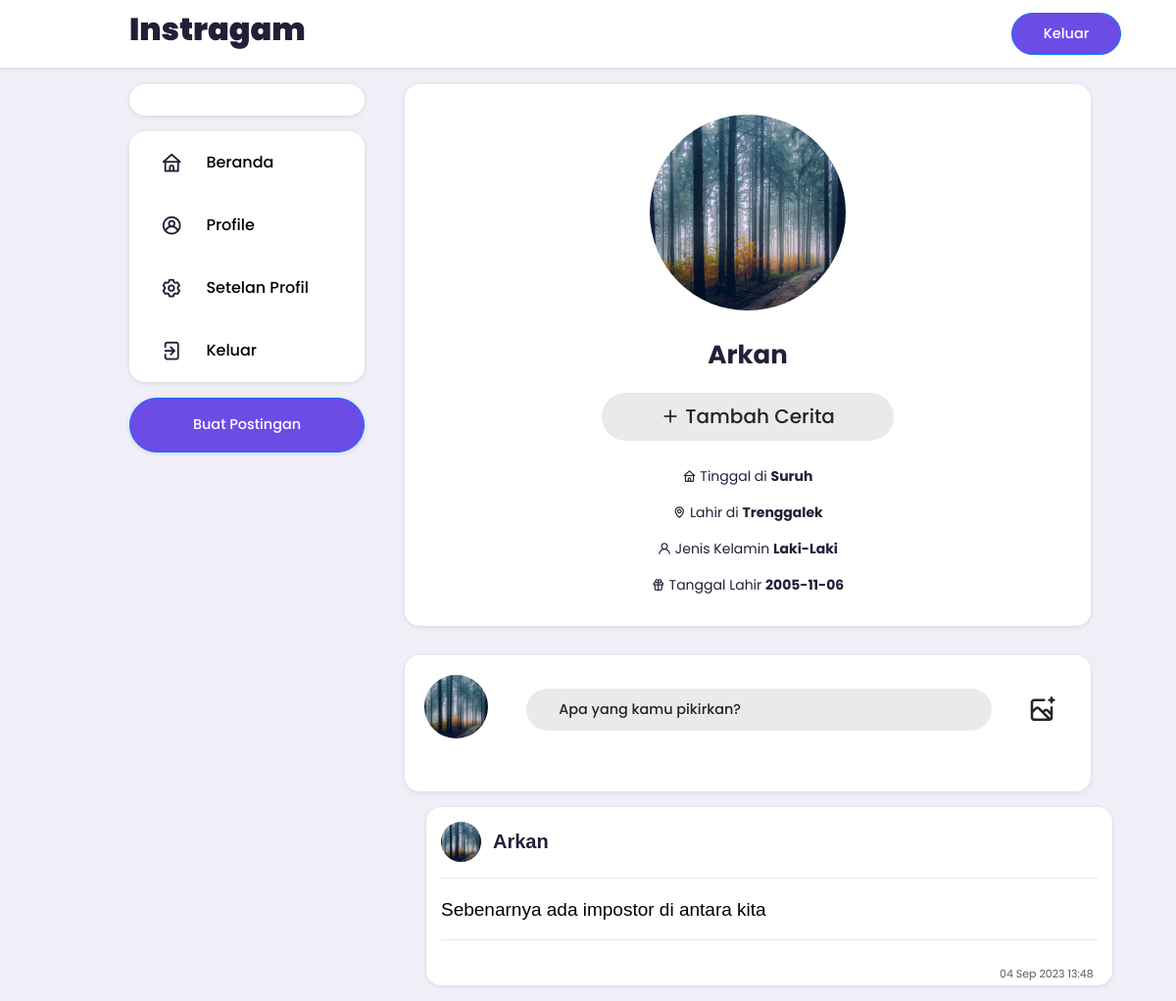
The page /profil1.php?id=68 (signed in) on the database its author committed.
### tables this page shows
CREATE TABLE `users` (
  `id` int(11) NOT NULL,
  `nama` varchar(255) NOT NULL,
  `email` varchar(255) NOT NULL,
  `password` varchar(255) NOT NULL,
  `gambar` varchar(255) NOT NULL,
  `unique_id` varchar(255) NOT NULL
);

CREATE TABLE `profil` (
  `id` int(11) NOT NULL,
  `tinggal` varchar(255) NOT NULL,
  `lahir` varchar(255) NOT NULL,
  `jk` enum('Laki-Laki','Perempuan','','') NOT NULL,
  `tanggal` date NOT NULL,
  `id_user` int(11) NOT NULL
);

CREATE TABLE `topik` (
  `id` int(11) NOT NULL,
  `deskripsi` text DEFAULT NULL,
  `tanggal` datetime NOT NULL,
  `id_user` int(11) NOT NULL,
  `gambar1` varchar(255) NOT NULL,
  `nama` varchar(255) NOT NULL,
  `unique_id_user` varchar(255) NOT NULL
);

### profil1.php (the view, shortened to what this page needs)
<!DOCTYPE html>
<html lang="en">
<head>
    <link rel="stylesheet" href="https://unicons.iconscout.com/release/v4.0.8/css/line.css">
    <link href='https://unpkg.com/boxicons@2.0.7/css/boxicons.min.css' rel='stylesheet'>
    <link href="https://cdn.jsdelivr.net/npm/bootstrap@5.3.0/dist/css/bootstrap.min.css" rel="stylesheet">
</head>
<body>
<nav>
  <div class="container">
      <h2 style="font-weight:1000;" class="log">
          Instragam
      </h2>
      <div class="create" >
          <a href="logout.php" class="btn btn-primary" for="create-post"style="margin-left:720px;">Keluar</a>
      </div>
  </div>
</nav>
<main>
  <div class="container">
    <div class="left">
      <a style="text-decoration:none;color:black;"class="profile">
      </a>
        <?php include 'indexadit.php';?>
        <label for="create-post" class="btn btn-primary"data-bs-toggle="modal" data-bs-target="#staticBackdrop1">Buat Postingan</label>
    </div>
        <?php
        $pdo = new PDO('mysql:host=localhost; dbname=pkl',"root","");
        $sql2 = "SELECT  gambar,nama FROM users WHERE id=:id";
        $query2 = $pdo->prepare($sql2);
        $query2->execute(array(
        'id' => $_GET['id']
        ));
        while($komentar = $query2->fetch()){
        ?>
      <div class="row mb-3">
        <div class="col-auto">
          <div class="col">
            <div style="padding-top:20px;margin-bottom:30px;padding-bottom:15px;"class="bg1">
              <center>
              <button type="button" style="border-color:white;"class="btn " data-bs-toggle="modal" data-bs-target="#staticBackdrop2">
              <img src="image/<?php echo $komentar['gambar']; ?>" style="width: 200px;border-radius:50%;"></a>
              </button>
                  <div class="row">
                    <div style="padding-top:15px;font-size:26px;" class="col fw-bold">
                      <?php echo htmlentities($komentar['nama']);?>
                    </div>
                  </div>
                                    <?php }?>
                                    <?php
        $pdo = new PDO('mysql:host=localhost; dbname=pkl',"root","");
        $sql2 = "SELECT * FROM profil WHERE id_user=:id";
        $query2 = $pdo->prepare($sql2);
        $query2->execute(array(
        'id' => $_GET['id']));
        while($komentar = $query2->fetch()){
        ?>
                    <?php if (($_SESSION['user']['id']) == ($_GET['id'])) {?>
                    <button type="button" style="margin-bottom:15px;width: 300px;font-size:20px;border-color:white;margin-top:18px;background-color:rgb(234, 234, 234);"class="btn " data-bs-toggle="modal" data-bs-target="#staticBackdrop">
                      <div  class="a uil uil-plus"> Tambah Cerita
                      </div>
                    </button><?php }else{
                      echo'';
                    }?>
                      <p class="uil uil-home"style="padding-top:10px;font-size:14px;"> Tinggal di <a style="font-weight:bold;"><?php echo $komentar['tinggal']; ?></a></p>
                      <p class="uil uil-map-marker"style="font-size:14px;"> Lahir di  <a style="font-weight:bold;"><?php echo $komentar['lahir']; ?></a></p>
                      <p class="uil uil-user"style="font-size:14px;"> Jenis Kelamin  <a style="font-weight:bold;"><?php echo $komentar['jk']; ?></a></p>
                      <p class="uil uil-gift"style="font-size:14px;"> Tanggal Lahir  <a style="font-weight:bold;"><?php echo $komentar['tanggal']; ?></a></p>
                      <?php }?>
              </center>
            </div><?php if (($_SESSION['user']['id']) == ($_GET['id'])) {?>
              <div style="padding-top:20px;"class="bg1">
                <?php
                $pdo = new PDO('mysql:host=localhost; dbname=pkl',"root","");
                $sql = "SELECT  gambar,nama FROM users WHERE id=:id";
                $query = $pdo->prepare($sql);
                $query->execute(array('id' => $_SESSION['user']['id']));
                $topik = $query->fetch();
                ?>
                  <button style="background-color:rgb(255, 255, 255);">
                    <img style=";width: 65px;border-radius:50%;20px;margin-left:20px;" src="image/<?php echo $topik['gambar']; ?>">
                  </button>
                    <button type="button" style="margin-left:35px;;margin-bottom:50px;padding-right:255px;background-color:rgb(234, 234, 234);"class="btn " data-bs-toggle="modal" data-bs-target="#staticBackdrop">
                      Apa yang kamu pikirkan?
                    </button>
                      <button style="margin-bottom:50px;" type="button" class="btn " data-bs-toggle="modal" data-bs-target="#staticBackdrop1">
                        <i style="font-size:30px;"class='uil uil-image-plus' ></i>
                      </button>
              </div>      <?php }else{
                      echo'';
                    }?>
          </div>
        </div>
      </div>
        <div class="row">
            <?php
            $pdo = new PDO('mysql:host=localhost; dbname=pkl',"root","");
            $sql2 = "SELECT topik.*, users.nama, users.gambar FROM topik
            INNER JOIN users ON topik.id_user=users.id WHERE users.id=:id ORDER BY tanggal DESC";
            $query2 = $pdo->prepare($sql2);
            $query2->execute(array(
            'id' => $_GET['id']
            ));
            while($komentar = $query2->fetch()){?>
              <figure >
                <div style="margin-left:303px;padding-left:15px;"class="bg1">
                  <blockguote class ="blockquote">
                    <div class="row" style="font-weight:bold; padding-top: 20px; font-family:arial; margin-bottom: 15px;">
                      <img src="image/<?php echo $komentar['gambar']; ?>" style="width: 65px;border-radius:50%;margin-top:-5px;">
                      <?php echo htmlentities($komentar['nama']);?><br>
                    </div><div style=";color: #a7a7a7;padding-right:15px;"><hr></div>
                      <a style="text-decoration:none; color:black;font-size:19px;font-family:arial;"<?php echo $komentar['id']?>><?php echo htmlentities($komentar['deskripsi']);?></a><br>
                        <div style=";color: #a7a7a7;padding-right:15px;"><hr>
                          <small class="text-muted" style="font-size:11px;margin-left:570px;margin-bottom:50px;"><?php echo date('d M Y H:i', strtotime($komentar['tanggal']));?></small>
                        </div>
                </div>
              </figure >
                                          <?php }?>
  </div>
</main>
</body>
</html>

### indexadit.php (shortened to what this page needs)
<!DOCTYPE html>
<html lang="en">
<head>
    <link rel="stylesheet" href="https://unicons.iconscout.com/release/v4.0.8/css/line.css">
</head>
<body>
<div class="sidebar">
    <a href="index.php" class="menu-item ">
        <span><i class="uil uil-home"></i></span> <h3 style="margin-top:7px;">Beranda</h3>
    </a>
    <a href="profil1.php?id=<?php echo $_SESSION['user']['id']; ?>" class="menu-item">
        <span><i class="uil uil-user-circle"></i></span> <h3 style="margin-top:7px;">Profile</h3>
    </a>
    <a href="profil.php" class="menu-item">
        <span><i class="uil uil-setting"></i></span> <h3 style="margin-top:7px;">Setelan Profil</h3>
    </a>
    <a href="logout.php" class="menu-item" id="notifikasi">
        <span><i class="uil uil-signout"><small class="notifikasi-count"></small></i></span> <h3 style="margin-top:7px;">Keluar</h3>
    </a>
</div>
</body>
</html>

### profil1.php (style rules this page uses)
.bg1 { padding-left:0; margin-left:9px; width: 700px; height: auto; border-radius: 15px; background-color: white; box-shadow: 0 1px 5px rgba(0,0,0,0.1); }

### indexadit.php (style rules this page uses)
:root { --color-white: hsl(252, 30%, 100%); --color-light: hsl(252, 30%, 95%); --color-gray: hsl(252, 15%, 65%); --color-primary: hsl(252, 75%, 60%); --color-secondary: hsl(252, 100%, 90%); --color-success: hsl(120, 95%, 65%); --color-danger: hsl(0, 95%, 65%); --color-dark: hsl(252, 30%, 17%); --color-black: hsl(252, 30%, 10%); --border-radius: 2rem; --card-border-radius: 1rem; --btn-padding: 0.6rem 2rem; --search-padding: 0.6rem 1rem; --card-padding: 1rem; --sticky-top-left: 5.4rem; --sticky-top-right: -18rem; }
*, *::before, *::after { margin: 0; padding: 0; outline: 0; box-sizing: border-box; text-decoration: none; list-style: none; border: none; font-family: "Poppins", sans-serif; }
body { text-decoration: none; color: var(--color-dark); background: var(--color-light); overflow-x: hidden; }
.container { width: 80%; margin: 0 auto; }
img { display: block; width: 100%; }
.btn { display: inline-block; padding: var(--btn-padding); font-weight: 500; border-radius: var(--border-radius); cursor: pointer; transition: all 300ms ease; font-size: 0.9rem; }
.btn-primary { background: var(--color-primary); color: white; }
.text-muted { color: var(--color-gray); }
nav { width: 100%; background: var(--color-white); padding: 0.7rem 0; position: fixed; top: 0; z-index: 10; box-shadow: 0 1px 5px rgba(0,0,0,0.1); }
nav .container { display: flex; align-items: center; justify-content: space-between; }
nav .create { display: flex; align-items: center; gap: 2rem; }
main { position: relative; top: 5.4rem; }
main .container { display: grid; grid-template-columns: 20vw auto ; column-gap: 2rem; position: relative; }
main .container .left { height: max-content; position: sticky; top: var(--sticky-top-left); }
main .container .left .profile { padding: var(--card-padding); background: var(--color-white); border-radius: var(--card-border-radius); display: flex; align-items: center; column-gap: 1rem; width: 100%; box-shadow: 0 1px 5px rgba(0,0,0,0.1); }
.left .sidebar { margin-top: 1rem; background: var(--color-white); border-radius: var(--card-border-radius); box-shadow: 0 1px 5px rgba(0,0,0,0.1); }
.left .sidebar .menu-item { display: flex; align-items: center; height: 4rem; cursor: pointer; transition: all 300ms ease; position: relative; text-decoration:none; color: black; }
.left .sidebar i { font-size: 1.4rem; color: var(--color-dark); margin-left: 2rem; position: relative; }
.left .sidebar h3 { margin-left: 1.5rem; font-size: 1rem; }
.left .btn { margin-top: 1rem; width: 100%; text-align: center; padding: 1rem 0; box-shadow: 0 1px 5px rgba(0,0,0,0.1); }

### rows shown on the page
users: gambar (picture), nama "Arkan"
profil: tinggal "Suruh", lahir "Trenggalek", jk "Laki-Laki", tanggal "2005-11-06"
topik: id_user.gambar (picture), id_user.nama "Arkan", deskripsi "Sebenarnya ada impostor di antara kita", tanggal "04 Sep 2023 13:48"
